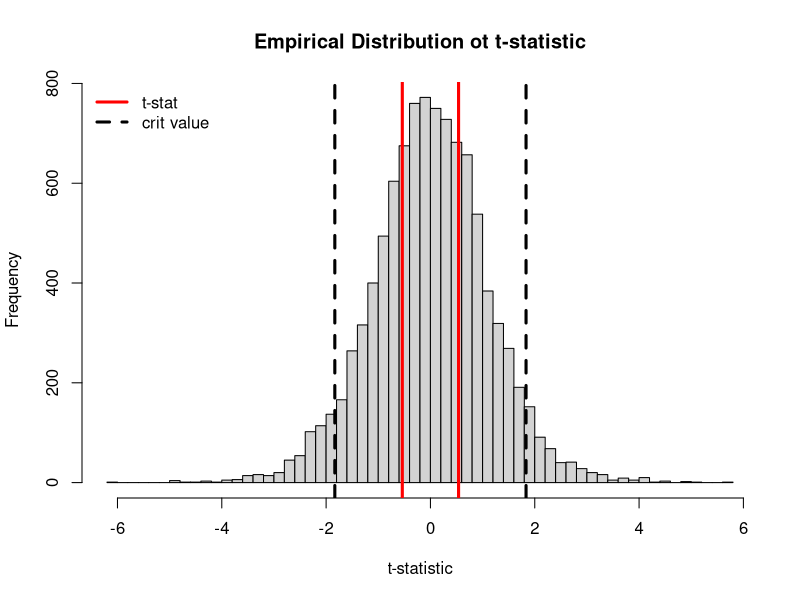

Write R code to recreate this figure.
# Computing the one sample t-test and associated p-value

# Data
x <- c(5.820883, 2.667825, 3.332511, 3.388233, 7.976444,
       5.925112, 6.465919, 7.064625, 3.012066, 2.771472)
# x <- rnorm(10, 4.5, 2)
mu_h <- 4.5

#' @param x Vector of normally distributed data.
#' @param mu Hypothesized mean.
#' @return Vector of length one containing a double.
t_test <- function(x, mu) {
  x_bar <- mean(x)
  x_sd <- sd(x)
  N <- length(x)
  statistic <- (x_bar-mu) / (x_sd/sqrt(N))
  return(statistic)
}

# compute the t-statistic given the data
t_stat <- t_test(x, mu_h)
t.test(x, mu = mu_h)

# resample from the assumed distribution of the data under the null hypothesis
sim_stat <- c()
for (i in 1:1e4) {
  # x_sample <- sample(x, 10, replace = TRUE)
  x_sample <- rnorm(10, 4.5, 2)
  sim_stat[i] <- t_test(x_sample, mu_h)
}

# compute the critical value at alpha-level of significance
alpha <- 0.05
crit <- qt(1-alpha, length(x)-1)

# compute the p-value (simlated and actual)
length(c(which(sim_stat >= abs(t_stat)), which(sim_stat <= -abs(t_stat))))/length(sim_stat)
2 * pt(-abs(t_stat), length(x)-1)

# empirical distribution of t-statistic where data is resampled under the null hypothesis
pdf("figs/ttest_dist.pdf", width = 8, height = 6)
hist(sim_stat, breaks = 50, xlab = "t-statistic", main = "Empirical Distribution ot t-statistic")
abline(v = abs(t_stat), col = "red", lwd = 3)
abline(v = -abs(t_stat), col = "red", lwd = 3)
abline(v = abs(crit), lty = 2, lwd = 3)
abline(v = -abs(crit), lty = 2, lwd = 3)
legend("topleft", c("t-stat","crit value"), col = c("red","black"), lty = c(1,2), lwd = c(3,3), bty = "n")
dev.off()
